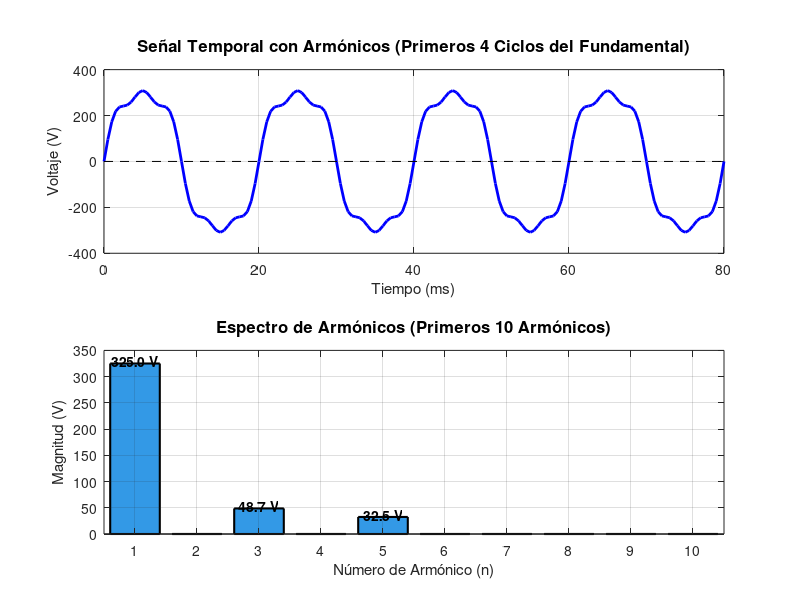

The MATLAB script that drew this image: (Note: this script raises an error after producing the figure.)
%%PRÁCTICA 2: Análisis en Dominio de Frecuencia
% Ejercicio 2.3: Generar y Analizar Señal con Armónicos
% Objetivo: Generar una señal compuesta y analizar su contenido armónico

clear all; close all; clc;

% ========== PARÁMETROS ==========
f0 = 50;                   % Frecuencia fundamental en Hz
fs = 2000;                 % Frecuencia de muestreo en Hz
duracion = 0.5;            % Duración de la señal en segundos
V1 = 325;                  % Amplitud del fundamental en V

% Amplitudes de armónicos
V3 = 0.15 * V1;            % 3er armónico: 15% del fundamental (48.75 V)
V5 = 0.10 * V1;            % 5to armónico: 10% del fundamental (32.5 V)

% ========== GENERAR SEÑAL COMPUESTA ==========
t = 0:1/fs:duracion - 1/fs;
N = length(t);

% Señal compuesta: Fundamental + 3er armónico + 5to armónico
senial = V1 * sin(2*pi*f0*t) + ...
         V3 * sin(2*pi*3*f0*t) + ...
         V5 * sin(2*pi*5*f0*t);

% ========== CALCULAR FFT ==========
fft_senial = fft(senial);

% Procesar espectro
fft_positivo = fft_senial(1:N/2+1);
magnitudes = abs(fft_positivo) / N;
magnitudes(2:end-1) = magnitudes(2:end-1) * 2;

% Vector de frecuencias
frecuencias = (0:N/2) * fs / N;
delta_f = fs / N;

% ========== ANÁLISIS DE ARMÓNICOS ==========
num_armonicos = 10;
armonicos_tabla = zeros(num_armonicos, 3);  % [n, magnitud, porcentaje]

fprintf('\n');
fprintf('╔══════════════════════════════════════════════════════════════╗\n');
fprintf('║        EJERCICIO 2.3: SEÑAL CON ARMÓNICOS (3° Y 5°)        ║\n');
fprintf('╚══════════════════════════════════════════════════════════════╝\n\n');

fprintf('┌─────────────────────────────────────────┐\n');
fprintf('│         PARÁMETROS DE LA SEÑAL          │\n');
fprintf('├─────────────────────────────────────────┤\n');
fprintf('│ Fundamental (50 Hz):    %.2f V          │\n', V1);
fprintf('│ 3er armónico (150 Hz):  %.2f V (15%%)    │\n', V3);
fprintf('│ 5to armónico (250 Hz):  %.2f V (10%%)    │\n', V5);
fprintf('│ Frecuencia de muestreo: %d Hz           │\n', fs);
fprintf('│ Duración:               %.1f s          │\n', duracion);
fprintf('│ Número de muestras:     %d              │\n', N);
fprintf('│ Resolución de freq.:    %.2f Hz         │\n', delta_f);
fprintf('└─────────────────────────────────────────┘\n\n');

fprintf('┌────┬────────────┬──────────────────┐\n');
fprintf('│ n  │ Magnitud   │ %% del fundamental │\n');
fprintf('├────┼────────────┼──────────────────┤\n');

V_fundamental = 0;
suma_armonicos_cuadrado = 0;

for n = 1:num_armonicos
    f_n = n * f0;
    [~, idx] = min(abs(frecuencias - f_n));
    
    f_exacta = frecuencias(idx);
    magnitud = magnitudes(idx);
    
    armonicos_tabla(n, 1) = n;
    armonicos_tabla(n, 2) = magnitud;
    
    if n == 1
        V_fundamental = magnitud;
        porcentaje = 100;
    else
        porcentaje = (magnitud / V_fundamental) * 100;
        suma_armonicos_cuadrado = suma_armonicos_cuadrado + magnitud^2;
    end
    
    armonicos_tabla(n, 3) = porcentaje;
    
    fprintf('│ %2d │ %10.4f │      %6.2f %%      │\n', n, magnitud, porcentaje);
end

fprintf('└────┴────────────┴──────────────────┘\n\n');

% ========== CÁLCULO DEL THD ==========
THD_medido = 100 * sqrt(suma_armonicos_cuadrado) / V_fundamental;

% THD teórico esperado
THD_teorico = sqrt(0.15^2 + 0.10^2) * 100;

fprintf('╔══════════════════════════════════════════════════════════════╗\n');
fprintf('║                    CÁLCULO DEL THD                          ║\n');
fprintf('╚══════════════════════════════════════════════════════════════╝\n\n');

fprintf('Tensión fundamental (V₁):              %.4f V\n', V_fundamental);
fprintf('Raíz cuadrada de suma de armónicos:    %.4f V\n', sqrt(suma_armonicos_cuadrado));
fprintf('\nTHD = 100 × √(V₃² + V₅²) / V₁\n');
fprintf('THD = 100 × √(%.4f² + %.4f²) / %.4f\n', V3, V5, V1);
fprintf('THD = 100 × √(%.4f) / %.4f\n', suma_armonicos_cuadrado, V_fundamental);
fprintf('\n');

fprintf('┌──────────────────────────────────────────┐\n');
fprintf('│          RESULTADOS DEL THD             │\n');
fprintf('├──────────────────────────────────────────┤\n');
fprintf('│ THD Medido (experimental):  %.2f %%       │\n', THD_medido);
fprintf('│ THD Teórico (esperado):     %.2f %%       │\n', THD_teorico);
fprintf('│ Diferencia:                 %.2f %%       │\n', abs(THD_medido - THD_teorico));
fprintf('│ Error relativo:             %.2f %%       │\n', ...
    abs(THD_medido - THD_teorico)/THD_teorico * 100);
fprintf('└──────────────────────────────────────────┘\n\n');

% ========== VERIFICACIÓN SEGÚN NORMAS ==========
fprintf('╔══════════════════════════════════════════════════════════════╗\n');
fprintf('║              EVALUACIÓN SEGÚN NORMAS                        ║\n');
fprintf('╚══════════════════════════════════════════════════════════════╝\n\n');

THD_limite = 8;  % Límite según norma para redes de baja tensión

fprintf('Límite de THD en redes de baja tensión: %.1f %%\n', THD_limite);
fprintf('THD medido:                              %.2f %%\n\n', THD_medido);

if THD_medido <= THD_limite
    fprintf('✓ ACEPTABLE: El THD está dentro de los límites normativos.\n');
else
    fprintf('✗ NO ACEPTABLE: El THD excede los límites normativos.\n');
    fprintf('  Exceso: %.2f %% por encima del límite\n', THD_medido - THD_limite);
end

fprintf('\n');

% ========== INFORMACIÓN ADICIONAL ==========
fprintf('╔══════════════════════════════════════════════════════════════╗\n');
fprintf('║                 INFORMACIÓN ADICIONAL                       ║\n');
fprintf('╚══════════════════════════════════════════════════════════════╝\n\n');

% Armónico dominante (excluyendo fundamental)
[~, idx_max] = max(armonicos_tabla(2:end, 2));
n_max = idx_max + 1;
magnitud_max = armonicos_tabla(n_max, 2);
porcentaje_max = armonicos_tabla(n_max, 3);

fprintf('Armónico dominante (excluyendo fundamental):\n');
fprintf('  - Número: %d\n', n_max);
fprintf('  - Frecuencia: %d Hz\n', n_max * f0);
fprintf('  - Magnitud: %.4f V (%.2f %% del fundamental)\n\n', magnitud_max, porcentaje_max);

% Potencia de distorsión
potencia_distorsion = sqrt(suma_armonicos_cuadrado);
fprintf('Potencia de distorsión: %.4f V\n', potencia_distorsion);
fprintf('Factor de distorsión:   %.4f\n', potencia_distorsion / V_fundamental);

fprintf('\n');

% ========== VISUALIZACIÓN ==========
figure('Name', 'Análisis de Señal con Armónicos', 'NumberTitle', 'off', 'Position', [100 100 1200 800]);

% Gráfico 1: Señal temporal (primeros 4 ciclos)
% Período del fundamental: T = 1/f0 = 1/50 = 0.02 s
T_fundamental = 1/f0;
num_ciclos = 4;
t_plot = t(t <= num_ciclos * T_fundamental);
senial_plot = senial(1:length(t_plot));

subplot(2,1,1);
plot(t_plot * 1000, senial_plot, 'b', 'LineWidth', 2);
grid on;
xlabel('Tiempo (ms)', 'FontSize', 11);
ylabel('Voltaje (V)', 'FontSize', 11);
title('Señal Temporal con Armónicos (Primeros 4 Ciclos del Fundamental)', 'FontSize', 12, 'FontWeight', 'bold');
xlim([0, num_ciclos * T_fundamental * 1000]);

% Agregar línea de referencia en cero
hold on;
plot([0, num_ciclos * T_fundamental * 1000], [0, 0], 'k--', 'LineWidth', 0.5);
hold off;

% Gráfico 2: Espectro de armónicos (barras de los primeros 10 armónicos)
subplot(2,1,2);
bar(armonicos_tabla(:, 1), armonicos_tabla(:, 2), 'FaceColor', [0.2 0.6 0.9], 'EdgeColor', 'black', 'LineWidth', 1.5);
grid on;
xlabel('Número de Armónico (n)', 'FontSize', 11);
ylabel('Magnitud (V)', 'FontSize', 11);
title('Espectro de Armónicos (Primeros 10 Armónicos)', 'FontSize', 12, 'FontWeight', 'bold');
xlim([0.5, 10.5]);
xticks(1:10);

% Agregar valores en las barras principales
hold on;
for n = [1, 3, 5]
    idx = find(armonicos_tabla(:, 1) == n);
    if ~isempty(idx) && armonicos_tabla(idx, 2) > 1
        text(n, armonicos_tabla(idx, 2) + 5, sprintf('%.1f V', armonicos_tabla(idx, 2)), ...
            'HorizontalAlignment', 'center', 'FontSize', 10, 'FontWeight', 'bold');
    end
end
hold off;

sgtitle(sprintf('Ejercicio 2.3: Análisis de Señal con Armónicos - THD = %.2f %%', THD_medido), ...
    'FontSize', 14, 'FontWeight', 'bold');

% ========== TABLA COMPARATIVA THD ==========
fprintf('╔══════════════════════════════════════════════════════════════╗\n');
fprintf('║            COMPARACIÓN: THD MEDIDO vs TEÓRICO               ║\n');
fprintf('╚══════════════════════════════════════════════════════════════╝\n\n');

fprintf('Cálculo del THD teórico esperado:\n');
fprintf('  THD_teórico = √(0.15² + 0.10²) × 100\n');
fprintf('  THD_teórico = √(0.0225 + 0.0100) × 100\n');
fprintf('  THD_teórico = √0.0325 × 100\n');
fprintf('  THD_teórico = 0.1803 × 100 = %.2f %%\n\n', THD_teorico);

fprintf('Validación:\n');
if abs(THD_medido - THD_teorico) < 0.5
    fprintf('✓ COINCIDENCIA EXCELENTE entre el THD medido y el teórico.\n');
    fprintf('  La diferencia de %.2f %% está dentro de los márgenes de error numérico.\n', ...
        abs(THD_medido - THD_teorico));
else
    fprintf('⚠ Diferencia significativa entre los valores (%.2f %%).\n', ...
        abs(THD_medido - THD_teorico));
end

fprintf('\n');